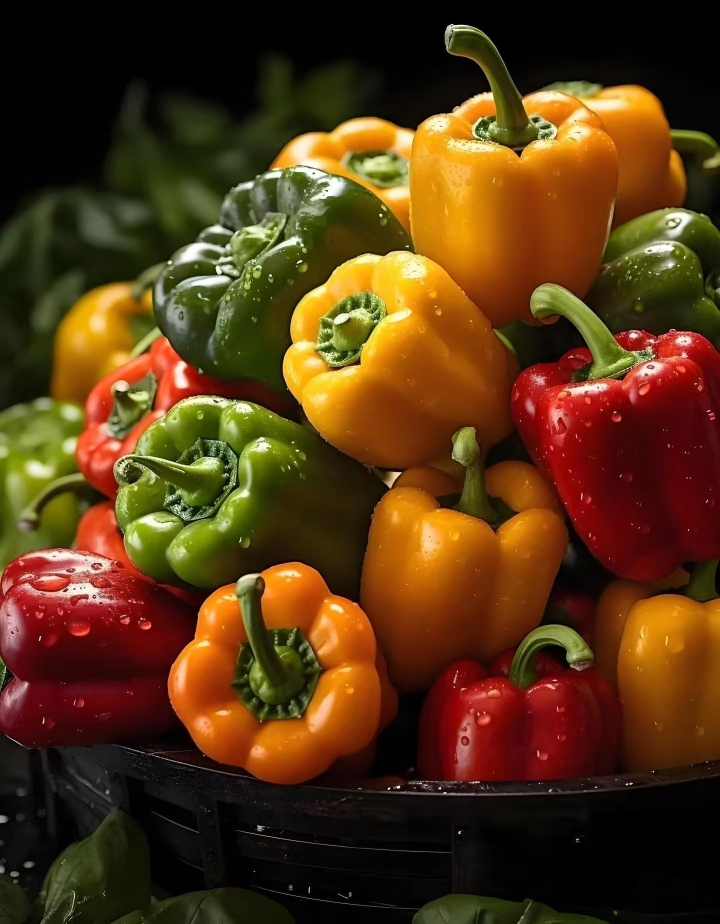
#> input picture Homework/HW2/peppers.jpg, 1440 x 1848 px (shown at 1/2 size)
$ python generate_plots.py
#> lines starting #> are read from the running program, lines starting #| are printed output that depends on the picture
### Homework/HW2/svd_engine.py
import numpy as np

def my_svd(A, k=None):
    """
    使用 eigh 实现高性能、高精度的 SVD
    原理：A^T * A = V * S^2 * V^T
    """
    # 确保矩阵是 float 类型
    A = A.astype(float)
    m, n = A.shape

    # 构建对称矩阵 ATA
    ATA = A.T @ A

    # 调用 eigh 计算对称矩阵的特征值和特征向量 (这是最快的方法)
    # 此时 eigenvalues 为升序
    eigenvalues, V = np.linalg.eigh(ATA)

    # 反转顺序，使其变为降序
    idx = np.argsort(eigenvalues)[::-1]
    eigenvalues = eigenvalues[idx]
    V = V[:, idx]

    # 奇异值 S = sqrt(特征值)
    # 处理数值误差导致的小负数
    S = np.sqrt(np.maximum(eigenvalues, 0))

    # 截断：如果指定了 k，只保留前 k 个
    if k is not None:
        k = min(k, len(S))
        S = S[:k]
        V = V[:, :k]

    # 计算 U = A * V * S^-1
    # 只有当 S > 0 时才除以 S，避免除零错误
    S_inv = np.where(S > 1e-10, 1.0 / S, 0)
    U = (A @ V) * S_inv

    return U, S, V.T

### Homework/HW2/generate_plots.py
import numpy as np
import matplotlib.pyplot as plt
import time
import io
from PIL import Image
from skimage.metrics import peak_signal_noise_ratio as psnr
from skimage.metrics import structural_similarity as ssim
from tqdm import tqdm
from svd_engine import my_svd

# --- 核心：与 compressor1.py 保持一致的真实体积计算函数 ---
def get_real_storage_size(u_list, s_list, vt_list, k):
    """模拟真实二进制存储体积"""
    buf = io.BytesIO()
    storage_data = {}
    for i in range(3):
        # 截取前 k 个分量并转为 float32 (工业级 4 字节标准)
        storage_data[f'u_{i}'] = u_list[i][:, :k].astype(np.float32)
        storage_data[f's_{i}'] = s_list[i][:k].astype(np.float32)
        storage_data[f'vt_{i}'] = vt_list[i][:k, :].astype(np.float32)

    np.savez_compressed(buf, **storage_data)
    return len(buf.getvalue())

def run_analysis(image_path, k_range):
    # 1. 加载并缩放图片 (为了分析效率，统一缩放到 300px 左右)
#> called with image_path = 'peppers.jpg', k_range = array of shape (40,)
    img = Image.open(image_path).convert('RGB')
#> img is the input picture: PIL image 1440x1848 RGB; mean R, G, B 85.9, 53.6, 19.6
    if max(img.size) > 300:
        img = img.resize((300, 300))
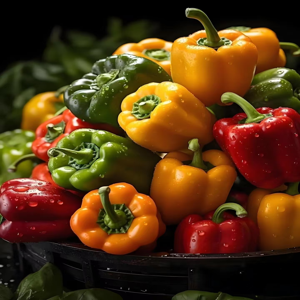
#> img: PIL image 300x300 RGB; mean R, G, B 85.9, 53.6, 19.6

    orig_A = np.array(img, dtype=float)
    orig_bytes = orig_A.nbytes # 原始 uint8 字节数
#> orig_bytes = 2160000
    H, W, C = orig_A.shape
#> H = 300; W = 300; C = 3
    A_norm = orig_A / 255.0

    # 2. 预先计算全量 SVD (全量分解只做一次)
    print(f"正在进行初始全量 SVD 分解 (图片尺寸: {H}x{W})...")
#> (printed output is left out)
    u_all, s_all, vt_all = [], [], []
    for i in range(3):
        U, S, VT = my_svd(A_norm[:, :, i])
        u_all.append(U)
        s_all.append(S)
        vt_all.append(VT)
#> this loop made 3 passes
#> pass 1, in my_svd, `A = A.astype(float)`:
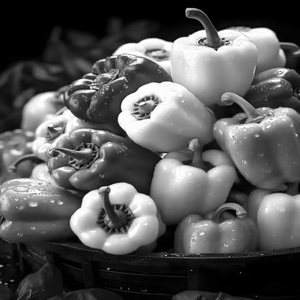
#> A: shape (300, 300) float64; min 0, max 1, mean 0.337
#> pass 1, in my_svd, `ATA = A.T @ A`:
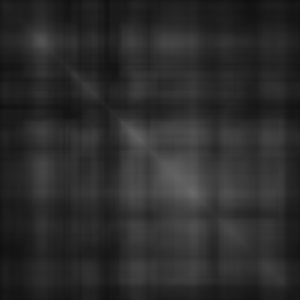
#> ATA: shape (300, 300) float64; min 15.74, max 105.6, mean 44
#> pass 1, in my_svd, `eigenvalues, V = np.linalg.eigh(ATA)`:
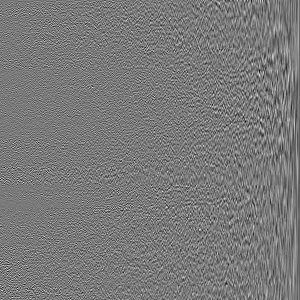
#> V: shape (300, 300) float64; min -0.299, max 0.326, mean -0.000159; drawn with min black and max white
#> pass 1, in my_svd, `V = V[:, idx]`:
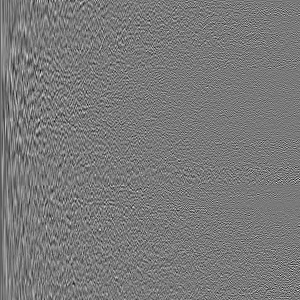
#> V: shape (300, 300) float64; min -0.299, max 0.326, mean -0.000159; drawn with min black and max white
#> after the loop, s_all = 3 items; u_all = 3 items; vt_all = 3 items

    psnr_list, ssim_list, cr_list, time_list = [], [], [], []

    # 3. 扫描 k 值
    print("\n开始扫描 k 值并根据真实存储逻辑计算指标:")
    for k in tqdm(k_range, desc="📊 绘图进度", unit="k"):
        start_t = time.time()

        # --- 重建图像用于计算质量指标 ---
        comp_channels = []
        for i in range(3):
            Ak = u_all[i][:, :k] @ np.diag(s_all[i][:k]) @ vt_all[i][:k, :]
            comp_channels.append(Ak)
        compressed_img = np.clip(np.stack(comp_channels, axis=2) * 255, 0, 255).astype(np.uint8)

        # 计算质量指标
        p = psnr(orig_A.astype(np.uint8), compressed_img)
        s = ssim(orig_A.astype(np.uint8), compressed_img, channel_axis=2)

        # --- 计算真实压缩比 (同步最新逻辑) ---
        real_comp_size = get_real_storage_size(u_all, s_all, vt_all, k)
        cr = orig_bytes / real_comp_size

        duration = (time.time() - start_t) * 1000

        psnr_list.append(p)
        ssim_list.append(s)
        cr_list.append(cr)
        time_list.append(duration)
#> this loop made 40 passes
#> (p, s, real_comp_size, cr) on passes 1 to 12: (14.93, 0.319, 8232, 262.4), (19.23, 0.485, 41427, 52.14), (21.57, 0.573, 74562, 28.97), (23.27, 0.64, 107782, 20.04), (24.74, 0.697, 140771, 15.34), (26.03, 0.745, 173865, 12.42), (27.15, 0.778, 207114, 10.43), (28.16, 0.808, 239930, 9), (29.1, 0.831, 273028, 7.91), (29.97, 0.852, 306296, 7.05), (30.79, 0.871, 339133, 6.37), (31.59, 0.886, 372321, 5.8)
#> after the loop, cr_list = 40 values, max 262.4 at index 0, min 1.66 at index 39, mean 12.94; psnr_list = 40 values from 14.93 to 49.32; ssim_list = 40 values from 0.319 to 0.996; time_list = 40 values, max 134 at index 31, min 29.41 at index 1, mean 66.11

    return psnr_list, ssim_list, cr_list, time_list

# --- 设置运行参数 ---
image_to_test = "peppers.jpg" # 请确保图片在当前目录
ks = np.arange(1, 201, 5) # 扫描步长

p_data, s_data, c_data, t_data = run_analysis(image_to_test, ks)
#> p_data = 40 values from 14.93 to 49.32; s_data = 40 values from 0.319 to 0.996; c_data has the same summary as cr_list in run_analysis; t_data has the same summary as time_list in run_analysis

# --- 绘图逻辑 ---
plt.figure(figsize=(12, 10))
plt.rcParams['font.sans-serif'] = ['SimHei']
plt.rcParams['axes.unicode_minus'] = False

titles = ['PSNR (质量) 随 k 值变化', 'SSIM (感知) 随 k 值变化', '真实压缩比 (CR) 随 k 变化', '重构耗时 (ms) 随 k 变化']
data_sets = [p_data, s_data, c_data, t_data]
y_labels = ['PSNR (dB)', 'SSIM 指数', '压缩比 (X : 1)', '耗时 (ms)']
colors = ['#e74c3c', '#3498db', '#2ecc71', '#9b59b6'] # 更美观的配色

for i in range(4):
    plt.subplot(2, 2, i+1)
    plt.plot(ks, data_sets[i], color=colors[i], marker='o', markersize=3, linewidth=1.5)
    plt.title(titles[i], fontsize=12, fontweight='bold')
    plt.xlabel('截断秩 k')
    plt.ylabel(y_labels[i])
    plt.grid(True, linestyle='--', alpha=0.6)

plt.suptitle(f"SVD 图像压缩性能深度分析 ({image_to_test})", fontsize=16, fontweight='bold')
plt.tight_layout(rect=[0, 0.03, 1, 0.95])
plt.savefig('svd_final_analysis.png', dpi=300)
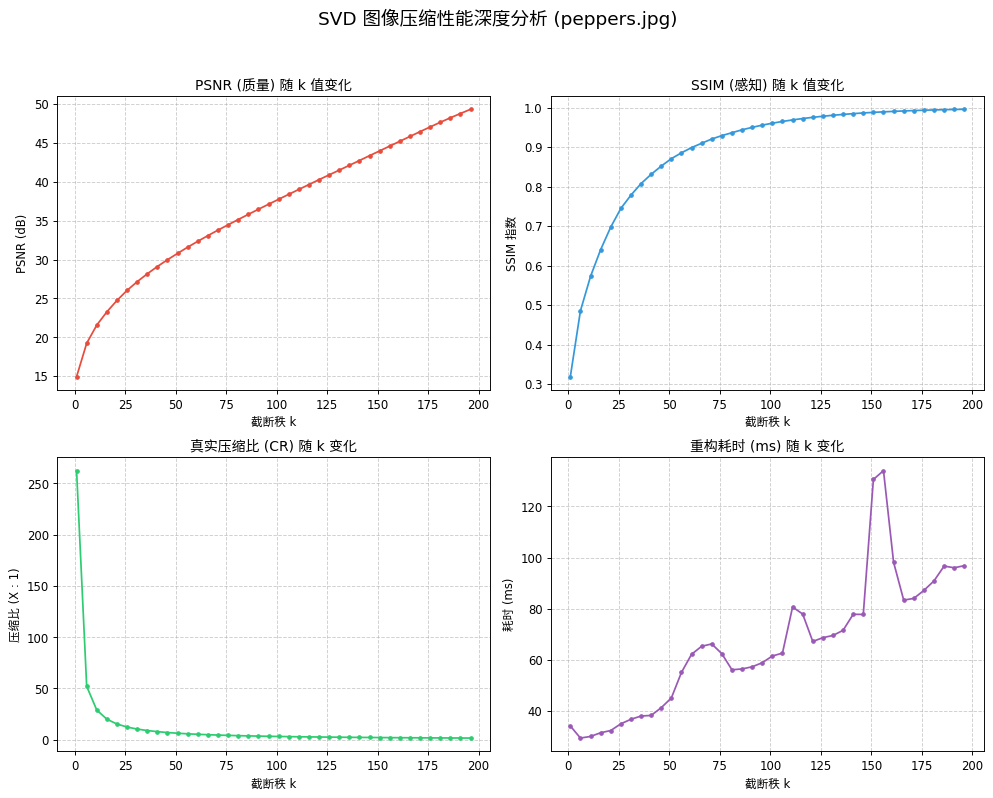
#> figure drawn by matplotlib, 4 panels; panel 1: curve peaks at x = 196, y = 49.32; panel 2: curve peaks at x = 196, y = 0.996; panel 3: curve peaks at x = 1, y = 262.4; panel 4: curve peaks at x = 156, y = 134
print("\n✅ 分析图表已保存为 'svd_final_analysis.png'，可直接插入实验报告。")
plt.show()

$ run again, with Homework/HW2/noodels.png saved as Homework/HW2/peppers.jpg
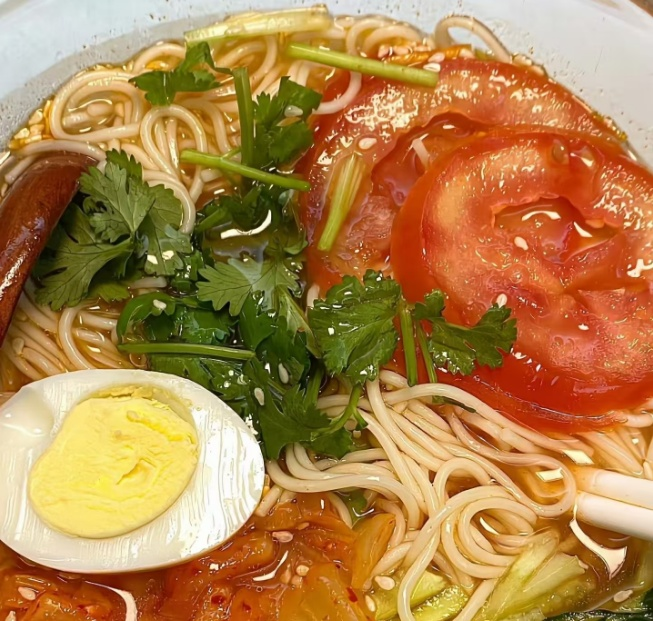
#> input picture Homework/HW2/noodels.png, 653 x 621 px
#> in run_analysis, img is the input picture: PIL image 653x621 RGB; mean R, G, B 175.7, 131.3, 75
#> img: PIL image 300x300 RGB
#> orig_bytes = 2160000
#> (printed output is left out)
#> the loop in run_analysis, `for i in range(3):` made 3 passes
#> pass 1, in my_svd, `V = V[:, idx]`:
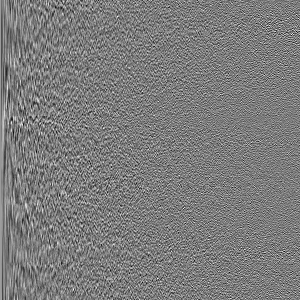
#> V: shape (300, 300) float64; min -0.239, max 0.251, mean 0.000203; drawn with min black and max white
#> after the loop in run_analysis, `for i in range(3):`: s_all = 3 items
#> the loop in run_analysis, `for k in tqdm(k_range, desc="📊 绘图进度", unit="k"):` made 40 passes
#> (p, s, real_comp_size, cr) on passes 1 to 8: (14.81, 0.242, 8150, 265), (18.91, 0.373, 41629, 51.89), (20.69, 0.47, 75030, 28.79), (21.95, 0.547, 108626, 19.88), (23, 0.61, 141911, 15.22), (23.91, 0.661, 175264, 12.32), (24.76, 0.704, 208835, 10.34), (25.59, 0.741, 242135, 8.92)
#> after the loop in run_analysis, `for k in tqdm(k_range, desc="📊 绘图进度", unit="k"):`: cr_list = 40 values, max 265 at index 0, min 1.65 at index 39, mean 12.95; psnr_list = 40 values from 14.81 to 45.65; ssim_list = 40 values from 0.242 to 0.995; time_list = 40 values, max 171.9 at index 34, min 64.82 at index 1, mean 109.8
#> p_data = 40 values from 14.81 to 45.65; s_data = 40 values from 0.242 to 0.995; c_data has the same summary as cr_list in run_analysis; t_data has the same summary as time_list in run_analysis
#> `plt.savefig('svd_final_analysis.png', dpi=300)`:
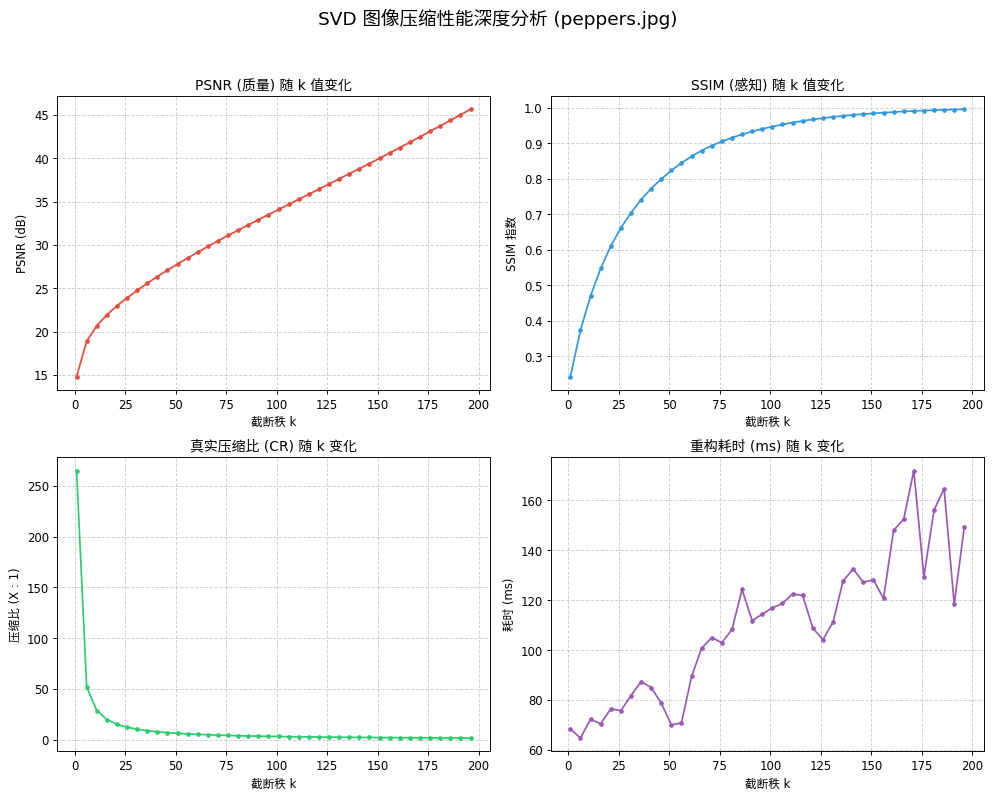
#> figure drawn by matplotlib, 4 panels; panel 1: curve peaks at x = 196, y = 45.65; panel 2: curve peaks at x = 196, y = 0.995; panel 3: curve peaks at x = 1, y = 265; panel 4: curve peaks at x = 171, y = 171.9
